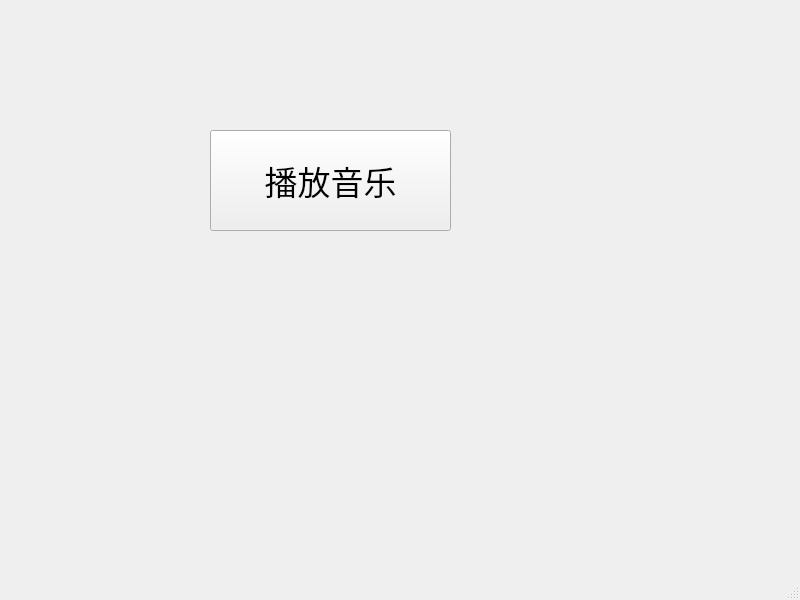
<?xml version="1.0" encoding="UTF-8"?>
<ui version="4.0">
 <class>Media</class>
 <widget class="QMainWindow" name="Media">
  <property name="geometry">
   <rect>
    <x>0</x>
    <y>0</y>
    <width>800</width>
    <height>600</height>
   </rect>
  </property>
  <property name="windowTitle">
   <string>Media</string>
  </property>
  <widget class="QWidget" name="centralwidget">
   <widget class="QPushButton" name="pushButton">
    <property name="geometry">
     <rect>
      <x>210</x>
      <y>130</y>
      <width>241</width>
      <height>101</height>
     </rect>
    </property>
    <property name="font">
     <font>
      <pointsize>25</pointsize>
     </font>
    </property>
    <property name="text">
     <string>播放音乐</string>
    </property>
   </widget>
  </widget>
  <widget class="QMenuBar" name="menubar">
   <property name="geometry">
    <rect>
     <x>0</x>
     <y>0</y>
     <width>800</width>
     <height>28</height>
    </rect>
   </property>
  </widget>
  <widget class="QStatusBar" name="statusbar"/>
 </widget>
 <resources/>
 <connections/>
</ui>
